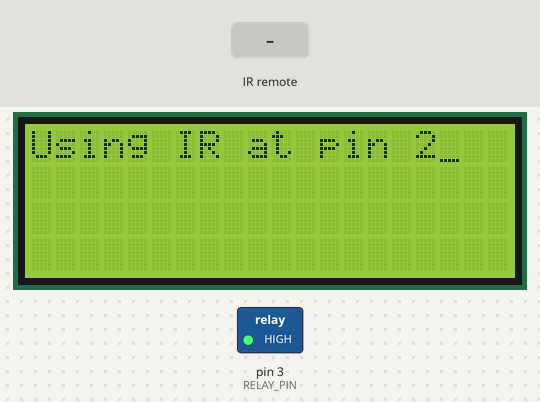
Recording of a sketch running on a simulated Arduino Uno, built with avr-gcc and run on an emulated ATmega328P. Parts: 20×4 character LCD, switched loads named in the sketch (green lamp = pin HIGH). The test bench sets the inputs (shaded band). What the sketch prints to the serial monitor is not drawn.

Above: at 1.2 s.
1.3 s: infrared code 0x40 received
At 1.8 s:
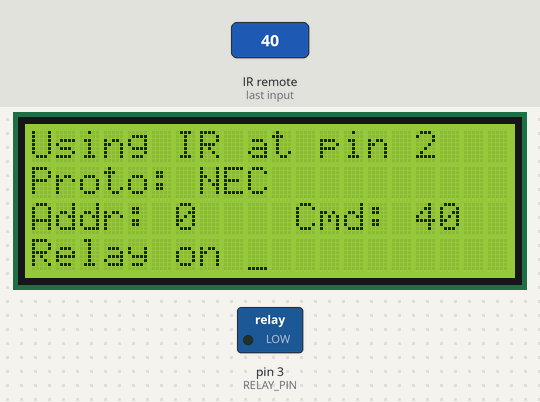
2.8 s: infrared code 0x19 received
At 4.1 s:
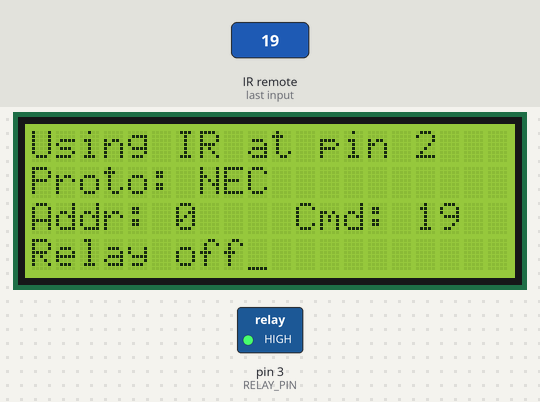
Timing chart, 0 to 5.8 s (numbered marks = the images above; inputs shaded):
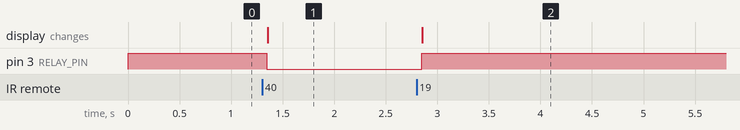

Measured:
- after the input at 1.3 s, pin 3 (RELAY_PIN): HIGH → LOW after 0.05 s; the display: changes after 0.06 s (image 1)
- after the input at 2.8 s, pin 3 (RELAY_PIN): LOW → HIGH after 0.05 s; the display: changes after 0.06 s (image 2)

The sketch:

ir-remote-lcd.ino
```cpp
/*
 * Specify which protocol(s) should be used for decoding.
 * If no protocol is defined, all protocols are active.
 */
// #define DECODE_DENON        // Includes Sharp
// #define DECODE_JVC
// #define DECODE_KASEIKYO
#define DECODE_PANASONIC    // the same as DECODE_KASEIKYO
// #define DECODE_LG
#define DECODE_NEC  // Includes Apple and Onkyo
#define DECODE_SAMSUNG
#define DECODE_SONY
#define DECODE_RC5
#define DECODE_RC6
#define DECODE_RC6A
//#define DECODE_BOSEWAVE
//#define DECODE_LEGO_PF
//#define DECODE_MAGIQUEST
//#define DECODE_WHYNTER
//#define DECODE_HASH         // special decoder for all protocols

#include <Arduino.h>

#include <IRremote.hpp>
#define IR_RECEIVE_PIN 2

// #include <Wire.h>
#include <LCD_I2C.h>

#define RELAY_PIN 3

// 20x4 displat at address 0x27
LCD_I2C lcd(0x27, 20, 4);

void lcd_setup() {
  lcd.begin();
  lcd.backlight();
  lcd.home();
  lcd.cursor();
  lcd.print(F("Using IR at pin "));
  lcd.print(IR_RECEIVE_PIN);
}

void setup() {
  Serial.begin(115200);
  // Just to know which program is running on my Arduino
  Serial.println(F("START " __FILE__ " from " __DATE__ "\r\nUsing library version " VERSION_IRREMOTE));

  /*
   * Start the receiver, enable feedback LED and take LED feedback pin from the internal boards definition
   */
  IrReceiver.begin(IR_RECEIVE_PIN, ENABLE_LED_FEEDBACK, USE_DEFAULT_FEEDBACK_LED_PIN);

  Serial.print(F("Using IR at pin "));
  Serial.println(IR_RECEIVE_PIN);

  pinMode(RELAY_PIN, OUTPUT);
  digitalWrite(RELAY_PIN, HIGH);
  lcd_setup();
}


void loop() {
  /*
   * Check if received data is available and if yes, try to decode it.
   * Decoded result is in the IrReceiver.decodedIRData structure.
   *
   * E.g. command is in IrReceiver.decodedIRData.command
   * address is in command is in IrReceiver.decodedIRData.address
   * and up to 32 bit raw data in IrReceiver.decodedIRData.decodedRawData
   */
  if (IrReceiver.decode()) {
    // Print a short summary of received data

    IrReceiver.printIRResultAsCVariables(&Serial);
    if (IrReceiver.decodedIRData.protocol == UNKNOWN) {
      // We have an unknown protocol here, print more info
      IrReceiver.printIRResultRawFormatted(&Serial, true);
    }
    Serial.println();

    /*
     * !!!Important!!! Enable receiving of the next value,
     * since receiving has stopped after the end of the current received data packet.
     */
    IrReceiver.resume();  // Enable receiving of the next value

    /*
     * Finally, check the received data and perform actions according to the received command
     */
    lcd.setCursor(0, 1);
    lcd.print(F("Proto:              "));
    lcd.setCursor(7, 1);
    lcd.print(getProtocolString(IrReceiver.decodedIRData.protocol));
    lcd.setCursor(0, 2);
    lcd.print(F("Addr:      Cmd:     "));
    lcd.setCursor(6, 2);
    lcd.print(IrReceiver.decodedIRData.address, HEX);
    lcd.setCursor(16, 2);
    lcd.print(IrReceiver.decodedIRData.command, HEX);

    if (IrReceiver.decodedIRData.protocol == NEC) {
      if (IrReceiver.decodedIRData.address == 0) {
        if (IrReceiver.decodedIRData.command == 0x40) {
          // Turn on relay
          Serial.println(F("Relay on "));
          digitalWrite(RELAY_PIN, LOW);
          lcd.setCursor(0, 3);
          lcd.print(F("Relay on "));

        } else if (IrReceiver.decodedIRData.command == 0x19) {
          // Turn off relay
          Serial.println(F("Relay off"));
          digitalWrite(RELAY_PIN, HIGH);
          lcd.setCursor(0, 3);
          lcd.print(F("Relay off"));
        }
      }
    }
  }
}
```
